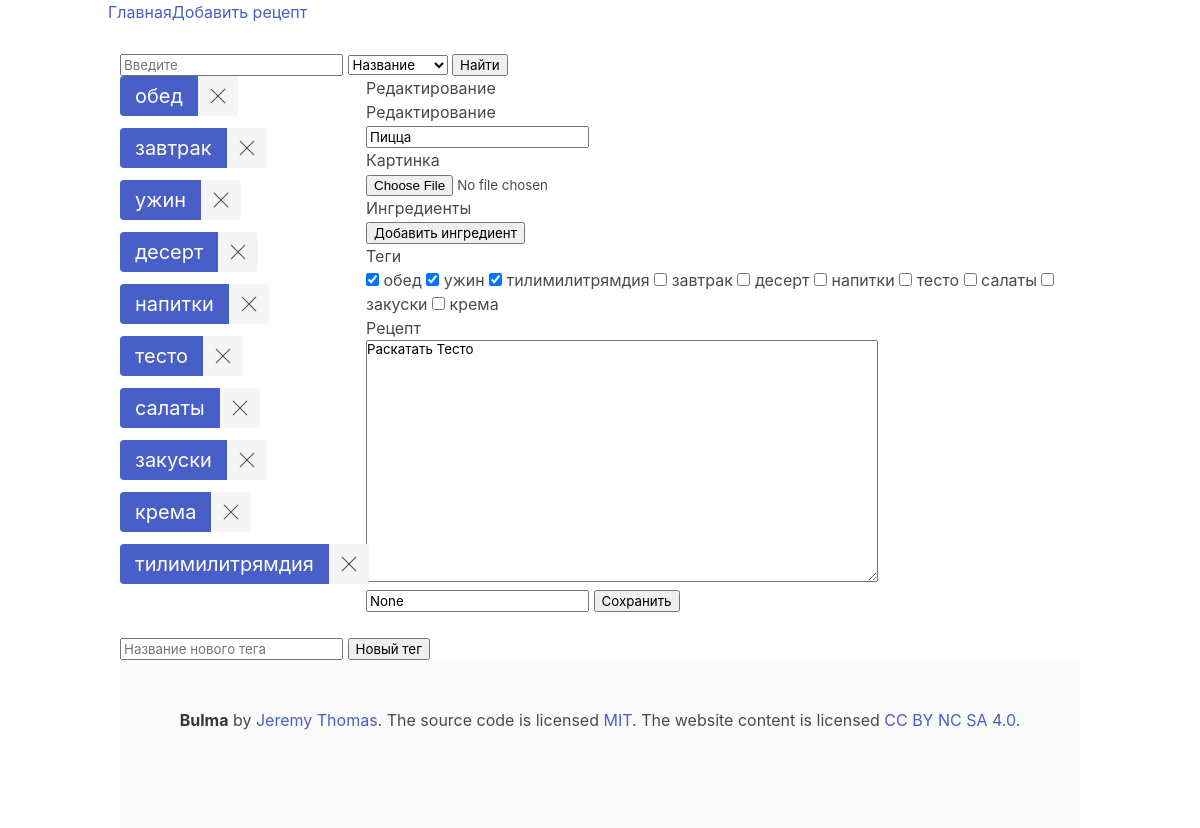
Screenshot of /picca/edit with the database file from the repository.
### tables this page shows
CREATE TABLE tags (
    id INTEGER PRIMARY KEY AUTOINCREMENT,
    title varchar(32) not null
);

CREATE TABLE recipes (id INTEGER PRIMARY KEY AUTOINCREMENT, created TIMESTAMP NOT NULL DEFAULT CURRENT_TIMESTAMP, title varchar (32) NOT NULL, url varchar (64) NOT NULL, tags varchar (64) NOT NULL, recipe text NOT NULL, image VARCHAR (255), source VARCHAR (512));

### main.py (the view)
@app.route('/<recipe_url>/edit', methods=('POST', 'GET'))
def edit(recipe_url):
    tags = databaseGet.get_all_tags()
    post = databaseGet.get_one_post_with_url(recipe_url)
    using_tags_list, unusing_tags_list = using_tags(recipe_url)
    ingredients = databaseGet.get_ingredients_to_recipe_by_recipe_id(post['id'])
    return render_template('create.html', recipe=post, tags=tags, page_title="Редактирование", use_tags=using_tags_list, unusing_tags=unusing_tags_list, ingredients=ingredients)

### main.py (called while the page is built)
def using_tags(recipe_url):
    use_tags = databaseGet.get_tags_to_recipe(recipe_url)
    all_tags = databaseGet.get_all_tags()
    unusing_tags = []
    for tag in all_tags:
        if not tag['title'] in use_tags:
            unusing_tags.append(tag['title'])
    return use_tags, unusing_tags

### src/SqlClassConnection.py (called while the page is built)
    def get_one_post_with_url(self, url):
        post = self.cursor.execute('SELECT * FROM recipes WHERE url = ?', (url,)).fetchone()
        return post

    def get_all_tags(self):
        tags = self.cursor.execute("SELECT * FROM tags").fetchall()
        return tags

    def get_tags_to_recipe(self, url):
        tags_list = []
        tags = self.cursor.execute("""SELECT * FROM tags_recipes
                                    INNER JOIN recipes ON recipes.id = tags_recipes.recipe
                                    WHERE recipes.url=?""", (url,)).fetchall()
        for i in tags:
            tag = self.cursor.execute("""SELECT * FROM tags
                                                INNER JOIN tags_recipes ON tags_recipes.tag = tags.id
                                                WHERE tags.id=?""", (i['tag'],)).fetchone()
            tags_list.append(tag['title'])
        return tags_list

    def get_ingredients_to_recipe_by_recipe_id(self, recipe_id):
        ingredients = self.cursor.execute("SELECT * FROM ingredients WHERE recipe_id=?", (recipe_id,)).fetchall()
        return ingredients

### templates/create.html (shortened to what this page needs)
{% extends 'base.html' %}
{% block content %}
<h1>{% block title %} {{ page_title }} {% endblock %}</h1>
{% if recipe %}
    <form action="/save" method="POST" enctype="multipart/form-data">
        <h2>{{ page_title }}</h2>
        <label>
            <input type="text" name="title" placeholder="Название рецепта" required value="{{ recipe['title'] }}">
        </label>
        <p>Картинка</p>
        <label>
            <input type="file" name="file">
        </label>
        <div id="inputing">
            <h4>Ингредиенты</h4>
        </div>
        <input type="button" value="Добавить ингредиент" onclick="addInput()">
        <div>
            <h3>Теги</h3>
            {% for tag in use_tags %}
                <label>
                    <input type="checkbox" name="tag" value="{{ tag }}" checked>
                    {{ tag }}
                </label>
            {% endfor %}
            {% for tag in unusing_tags %}
                <label>
                    <input type="checkbox" name="tag" value="{{ tag }}">
                    {{ tag }}
                </label>
            {% endfor %}
        </div>
        <h3>Рецепт</h3>
        <label>
            <textarea name="recipe" required rows="15" cols="55">{{ request.form['recipe'] or recipe['recipe'] }}</textarea>
        </label>
        <label>
            <input type="text" name="source" placeholder="Источник" value="{{ recipe['source'] }}">
        </label>
        <input type="submit" value="Сохранить">
    </form>
{% endif %}
{% endblock %}

### templates/base.html (shortened to what this page needs)
<!doctype html>
<html lang="ru">
    <head>
        <link rel="stylesheet" href="../static/css/bulma.css">
    </head>
    <body>
        <div class="container">
            <nav class="navbar">
                <a class="navbar-brand" href="{{ url_for('index')}}">Главная</a>
                <div class="collapse navbar-collapse" id="navbarNav">
                    <ul class="navbar-nav">
                        <li class="nav-item">
                            <a class="nav-link" href="{{url_for('create')}}">Добавить рецепт</a>
                        </li>
                    </ul>
                </div>
            </nav>
            <div class="search">
                <label>
                    <input class="search_input" type="text" name="search_content" placeholder="Введите">
                    <select id="type_input">
                        <option value="title">Название</option>
                    </select>
                    <input type="button" value="Найти" onclick="search_generate_url()">
                </label>
            </div>
            <div class="columns">
                <div class="column is-one-quarterd tags">
                    <div class="field is-grouped is-grouped-multiline">
                        {% for tag in tags %}
                            <div class="control">
                                <div class="tags has-addons are-large">
                                    <a class="tag is-link" href="search?tag={{ tag['id'] }}">{{ tag['title'] }}</a>
                                    <a class="tag is-delete" href="{{ tag['id'] }}/delete-tag" onclick="return confirm('Вы уверены что хотите удалить этот тег?')"></a>
                                </div>
                            </div>
                        {% endfor %}
                    </div>
                </div>
                <div class="column is-three-quarters">
                        {% block content %}
                        {% endblock %}
                </div>
            </div>
            <form action="/create_tag" method="post">
                <label>
                    <input type="text" name="new_tag" placeholder="Название нового тега">
                </label>
                <input type="submit" value="Новый тег">
            </form>
        <footer class="footer">
            <div class="content has-text-centered">
            <p>
                <strong>Bulma</strong> by <a href="https://jgthms.com">Jeremy Thomas</a>. The source code is licensed
                <a href="http://opensource.org/licenses/mit-license.php">MIT</a>. The website content
                is licensed <a href="http://creativecommons.org/licenses/by-nc-sa/4.0/">CC BY NC SA 4.0</a>.
            </p>
            </div>
        </footer>
    </body>
</html>

### rows the page displays
tags: title "обед"
tags: title "завтрак"
tags: title "ужин"
tags: title "десерт"
tags: title "напитки"
tags: title "тесто"
tags: title "салаты"
tags: title "закуски"
tags: title "крема"
tags: title "тилимилитрямдия"
recipes: title "Пицца", recipe "Раскатать Тесто"

### other values shown
{{ page_title }} "Редактирование"
